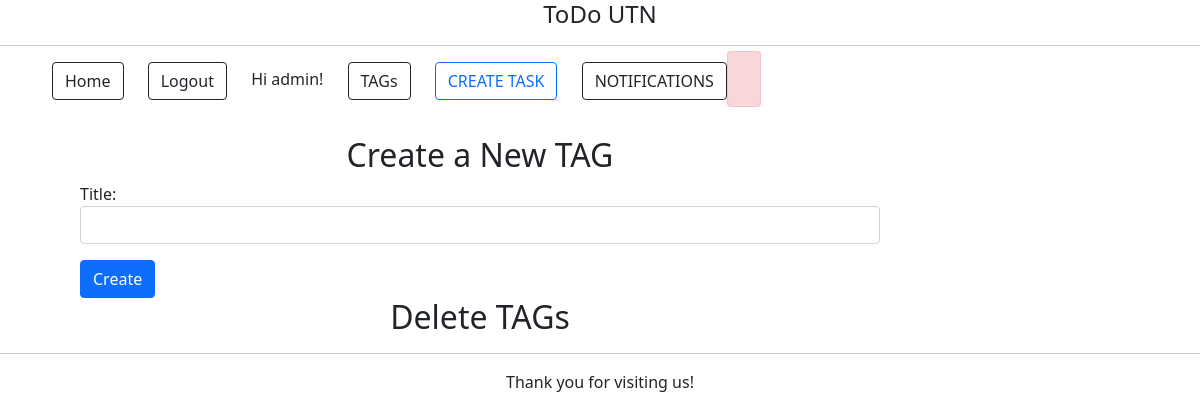
Page /tags/admin/ (signed in) on the earlier database version.
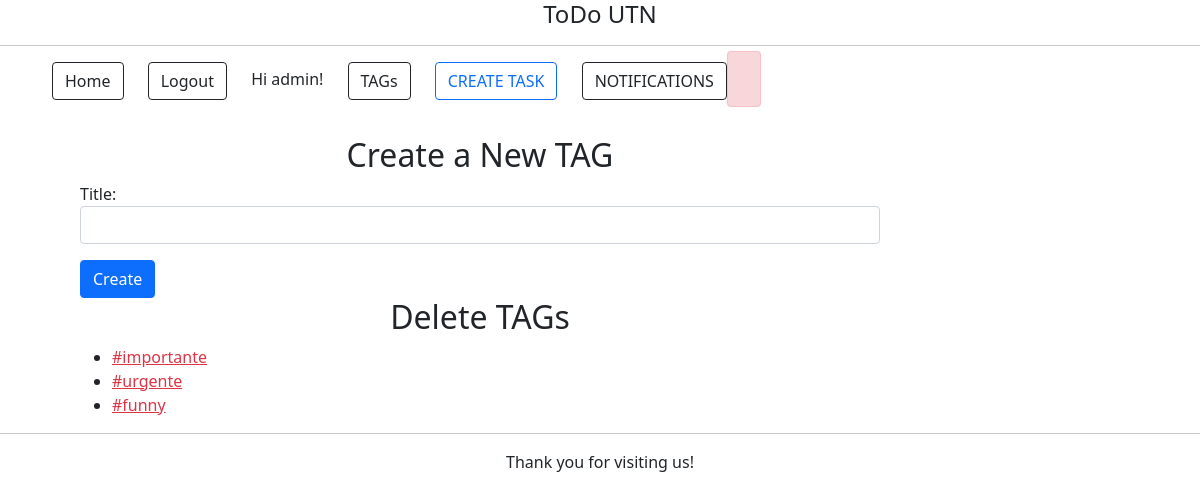
Same page on the later database version.
### tags/models.py (models this page shows)
class Tag(models.Model):
    title = models.CharField(max_length=15)
    def __str__(self):
        return self.title

### tags/views.py (the view)
@login_required(login_url="/accounts/login/")
def tag_admin(request):
    tags = Tag.objects.all()
    if request.method == 'POST':
        form = forms.CreateTag(request.POST)
        if form.is_valid():
            tag = form.save(commit=False)
            if tag.title[0] != '#':
                tag.title = '#'+tag.title
            tag.save()
        return redirect('tasks:list')
    else:
        tags = Tag.objects.all()
        form = forms.CreateTag()
    return render(request, 'tags/tag_admin.html', {'form': form, 'tags': tags})

### tags/forms.py
class CreateTag(forms.ModelForm):
    class Meta:
        model = models.Tag
        fields = ['title']
        widgets = {
            'title': forms.TextInput(attrs={'class': 'form-control'}),
        }

### tags/templates/tags/tag_admin.html (shortened to what this page needs)
{% extends 'homepage.html' %}
{% block content %}
<br>
<div class="mb-3" style="margin-left: 5em; padding-top 10em; width: 50em;">
    <div class="create-tag">
        <h2>Create a New TAG</h2>
        <form class="site-form" action="{% url 'tags:admin' %}" method="POST">
            {{ form.as_p }}
            <input type="submit"  class="btn btn-primary" value="Create">
        </form>
    </div>
    <div class="delete-tag">
        <h2>Delete TAGs</h2>
        <ul>
        {% for tag in tags %}
            <li>
                <a class="text-danger" href="{% url 'tags:delete' tag_id=tag.id %}">{{ tag }}</a>
            </li>
        {% endfor %}
        </ul>
    </div>
</div>
{% endblock %}

### templates/homepage.html (shortened to what this page needs)
{% load static %}
<!DOCTYPE html>
<html lang="en">
<head>
    <link rel="stylesheet" href="{% static 'styles.css' %}">
    <h1>ToDo UTN</h1>
    <hr>
    <link href="https://cdn.jsdelivr.net/npm/bootstrap@5.1.3/dist/css/bootstrap.min.css" rel="stylesheet"
>
</head>
<header>
<nav>
    <ul>
        <li><a class="btn btn-outline-dark" href="{% url 'home' %}">Home</a></li>
        {% if user.is_authenticated %}
        <li>
            <form action="{% url 'accounts:logout' %}" method="POST">
                <button class="btn btn-outline-dark" type="submit">Logout</button>
            </form>
        </li>
        <li>Hi {{ user.username }}!</li>
        {% else %}
        <li><a class="btn btn-outline-dark" href="{% url 'accounts:login' %}">Login</a></li>
        <li><a class="btn btn-outline-dark" href="{% url 'accounts:signup' %}">Signup</a></li>
        {% endif %}
        <li><a class="btn btn-outline-dark" href="{% url 'tags:admin' %}">TAGs</a></li>
        <li><a class="btn btn-outline-primary" href="{% url 'tasks:create' %}">CREATE TASK</a> </li>
        <li><a class="btn btn-outline-dark" href="{% url 'notifications:list' %}">NOTIFICATIONS        </a>
        </li>
        {% if user.is_authenticated %}
         <span class="alert alert-danger">
         </span>
        {% endif %}
    </ul>
</nav>
</header>
<body>
    {% block content %}
    {% endblock %}
</body>
<hr>
<footer>Thank you for visiting us!</footer>
</html>

### static/styles.css (style rules this page uses)
h1 { font-size: 1.5em !important; }
h2 { font-size 1em !important; }
h1, h2, footer { text-align: center; }
header { grid-template-columns: 1fr 1fr; height: 50px; }
nav { justify-self: start; }
nav li { display: inline-block; margin-left: 20px; }

Differences in the rows shown:
added Tag: title "#importante"
added Tag: title "#urgente"
added Tag: title "#funny"
